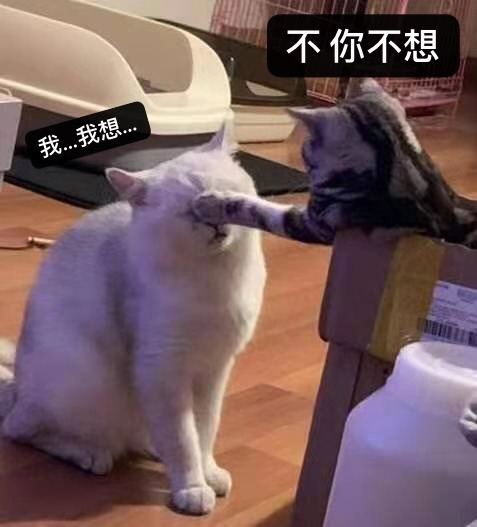
#> input picture faces/IMG_3981.JPG, 477 x 527 px; its folder holds only this picture in this run
$ python cropfaces.py   (older library calls are emulated)
#> lines starting #> are read from the running program, lines starting #| are printed output that depends on the picture
### croputils.py
from PIL import Image


def cropfit(img, newsize):
    curwidth, curheight = img.size
    curratio = curwidth / curheight
    tarratio = newsize[0] / newsize[1]
    # do crop
    if tarratio > curratio:
        tempsize = (curwidth, curwidth / tarratio)
        zeropoint = (0, (curheight - curwidth / tarratio) / 2)
    else:
        tempsize = (curheight * tarratio, curheight)
        zeropoint = ((curwidth - curheight * tarratio)/2, 0)
    tempimg = img.crop((
        zeropoint[0], zeropoint[1],
        zeropoint[0] + tempsize[0],
        zeropoint[1] + tempsize[1]))
    # do zoom
    finalimg = tempimg.resize(newsize, Image.ANTIALIAS)
    return finalimg

### cropfaces.py
from PIL import Image
import os
import glob
import croputils
gifsize = (240, 240)
pngsize = (120, 120)
i = 0
for infile in glob.glob("./faces/*.JPG"):
    i += 1
    folder, fullname = os.path.split(infile)
    img = Image.open(infile)
#> img is the input picture: PIL image 477x527 RGB; mean R, G, B 117.1, 91.8, 93.4
    gif = croputils.cropfit(img, gifsize)
#> in cropfit, `tempimg = img.crop(( zeropoint[0], zeropoint[1], zeropoint[0] + tempsi..`:
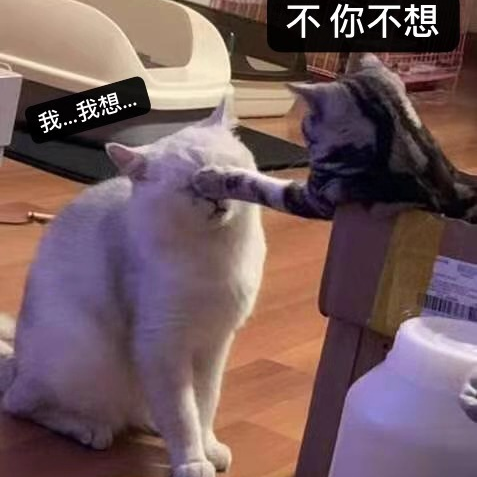
#> tempimg: PIL image 477x477 RGB; mean R, G, B 116.3, 91.5, 93.9
#> in cropfit, `finalimg = tempimg.resize(newsize, Image.ANTIALIAS)`:
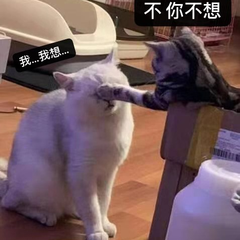
#> finalimg: PIL image 240x240 RGB; mean R, G, B 116.2, 91.5, 93.9
    png = croputils.cropfit(img, pngsize)
#> call 2 of cropfit, with newsize = (120, 120)
#> in cropfit (call 2), `finalimg = tempimg.resize(newsize, Image.ANTIALIAS)`:
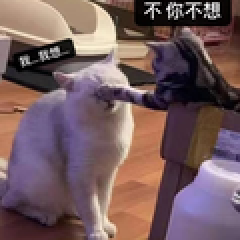
#> finalimg: PIL image 120x120 RGB (shown 2 times larger); mean R, G, B 116.3, 91.6, 94
    # create thumbnail
    gif.save(folder + "/../faces_cropped/" + str(i) + ".gif", "GIF")
    png.save(folder + "/../faces_cropped/" + str(i) + ".png", "PNG")
    print("cropped count: " + str(i))

$ run again, on faces/IMG_4076.JPG
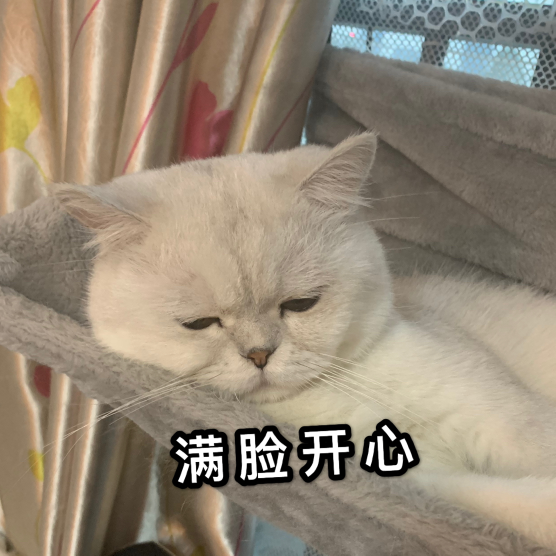
#> input picture faces/IMG_4076.JPG, 1111 x 1111 px (shown at 1/2 size)
#> img is the input picture: PIL image 1111x1111 RGB; mean R, G, B 149.1, 136.3, 118.4
#> in cropfit, `finalimg = tempimg.resize(newsize, Image.ANTIALIAS)`:
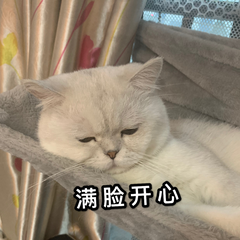
#> finalimg: PIL image 240x240 RGB; mean R, G, B 149.1, 136.3, 118.4
#> in cropfit (call 2), `finalimg = tempimg.resize(newsize, Image.ANTIALIAS)`:
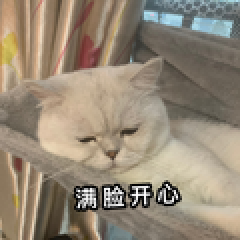
#> finalimg: PIL image 120x120 RGB (shown 2 times larger); mean R, G, B 149.1, 136.4, 118.5

$ run again, on faces/IMG_4077.JPG
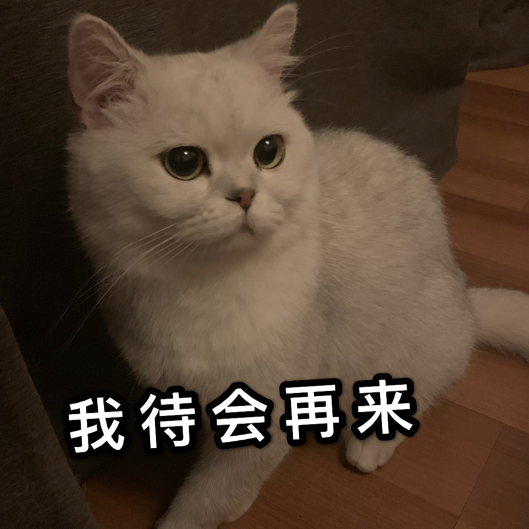
#> input picture faces/IMG_4077.JPG, 1057 x 1057 px (shown at 1/2 size)
#> img is the input picture: PIL image 1057x1057 RGB; mean R, G, B 83, 64.9, 49.3
#> in cropfit, `finalimg = tempimg.resize(newsize, Image.ANTIALIAS)`:
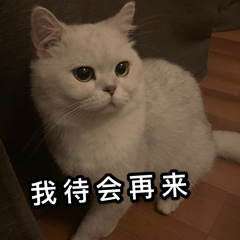
#> finalimg: PIL image 240x240 RGB; mean R, G, B 83, 64.9, 49.3
#> in cropfit (call 2), `finalimg = tempimg.resize(newsize, Image.ANTIALIAS)`:
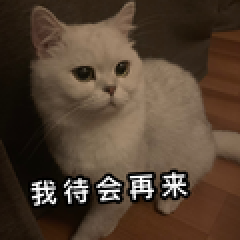
#> finalimg: PIL image 120x120 RGB (shown 2 times larger); mean R, G, B 83.2, 65.1, 49.5

$ run again, on faces/IMG_4159.JPG
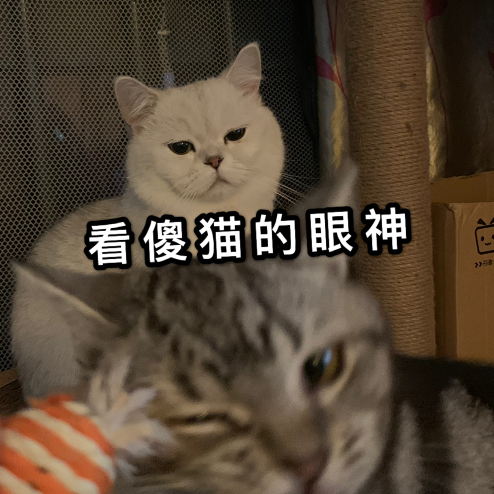
#> input picture faces/IMG_4159.JPG, 988 x 988 px (shown at 1/2 size)
#> img is the input picture: PIL image 988x988 RGB; mean R, G, B 84.8, 69.9, 53.8
#> in cropfit, `finalimg = tempimg.resize(newsize, Image.ANTIALIAS)`:
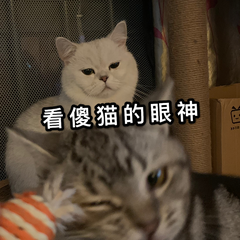
#> finalimg: PIL image 240x240 RGB; mean R, G, B 84.8, 69.9, 53.8
#> in cropfit (call 2), `finalimg = tempimg.resize(newsize, Image.ANTIALIAS)`:
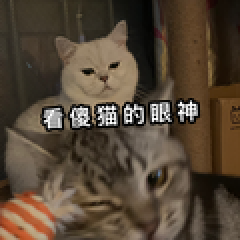
#> finalimg: PIL image 120x120 RGB (shown 2 times larger); mean R, G, B 84.9, 70, 53.9

$ run again, on faces/IMG_4073.JPG
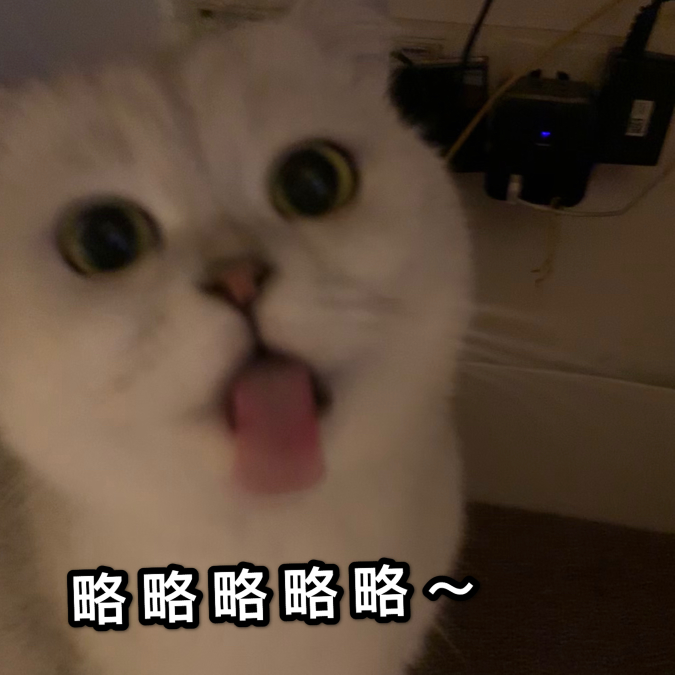
#> input picture faces/IMG_4073.JPG, 1349 x 1349 px (shown at 1/2 size)
#> img is the input picture: PIL image 1349x1349 RGB; mean R, G, B 88.2, 69.6, 54.5
#> in cropfit, `finalimg = tempimg.resize(newsize, Image.ANTIALIAS)`:
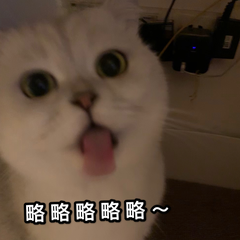
#> finalimg: PIL image 240x240 RGB; mean R, G, B 88.2, 69.6, 54.5
#> in cropfit (call 2), `finalimg = tempimg.resize(newsize, Image.ANTIALIAS)`:
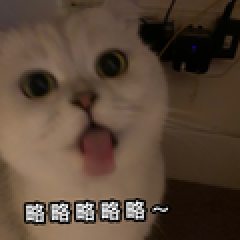
#> finalimg: PIL image 120x120 RGB (shown 2 times larger); mean R, G, B 88.2, 69.6, 54.5
